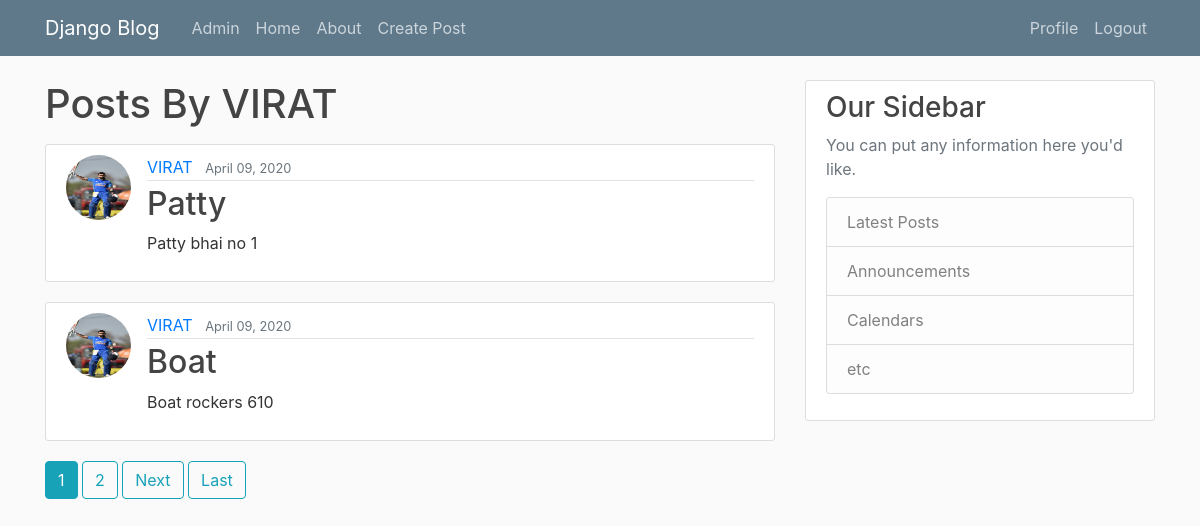
The page /blog/user/VIRAT (signed in) on the database its author committed.
### blog/models.py (models this page shows, shortened)
class Post(models.Model):
    title = models.CharField(max_length=100)
    content= models.TextField()
    date_posted = models.DateTimeField(default=timezone.now)   #auto_now_add=True but this limits us from updating value ofthis date_posted
    author = models.ForeignKey(User,on_delete=models.CASCADE)  #If user is deleted then this post will be deleted as well

### users/models.py (models this page shows, shortened)
class profile(models.Model):
    user=models.OneToOneField(User,on_delete=models.CASCADE)
    image=models.ImageField(default='default.jpg',upload_to="profile_pics")

### blog/views.py (the view)
# urls.py: path('user/<str:username>', views.user_post_list_view.as_view(),name="user-posts"),
class user_post_list_view(ListView):
    model=models.Post
    template_name="blog/user_post.html" #app/model_viewtype.html
    context_object_name='posts'
    ordering=['-date_posted']
    paginate_by=2
    def get_queryset(self):
        user=get_object_or_404(User,username=self.kwargs.get('username'))
        return models.Post.objects.filter(author=user).order_by("-date_posted")

### blog/templates/blog/user_post.html (shortened to what this page needs)
{% extends "blog/base.html" %}
{% block content %}
    <h1 class="mb-3">Posts By {{ view.kwargs.username }}</h1>
    {% for post in posts %}
        <article class="media content-section">
          <img class="rounded-circle article-img" src="{{post.author.profile.image.url}}">
            <div class="media-body">
              <div class="article-metadata">
                <a class="mr-2" href="{% url 'user-posts' post.author.username %}">{{ post.author }}</a>
                <small class="text-muted">{{ post.date_posted|date:"F d, Y" }}</small>
              </div>
              <h2><a class="article-title" href="{% url 'post-detail' post.id %}">{{ post.title }}</a></h2>
              <p class="article-content">{{ post.content }}</p>
            </div>
          </article>
    {% endfor %}
    {% if is_paginated %}
    {% for num in page_obj.paginator.page_range %}
      {% if page_obj.number == num %}
        <a class="btn btn-info mb-4" href="?page={{ num }}">{{ num }}</a>
      {% elif num > page_obj.number|add:'-3' and num < page_obj.number|add:'3' %}
        <a class="btn btn-outline-info mb-4" href="?page={{ num }}">{{ num }}</a>
      {% endif %}
    {% endfor %}
    {% if page_obj.has_next %}
      <a class="btn btn-outline-info mb-4" href="?page={{ page_obj.next_page_number }}">Next</a>
      <a class="btn btn-outline-info mb-4" href="?page={{ page_obj.paginator.num_pages }}">Last</a>
    {% endif %}
  {% endif %}
{% endblock content %}

### blog/static/blog/main.css (style rules this page uses)
body { background: #fafafa; color: #333333; margin-top: 5rem; }
h1, h2, h3, h4, h5, h6 { color: #444444; }
.content-section { background: #ffffff; padding: 10px 20px; border: 1px solid #dddddd; border-radius: 3px; margin-bottom: 20px; }
.article-title { color: #444444; }
.article-content { white-space: pre-line; }
.article-img { height: 65px; width: 65px; margin-right: 16px; }
.article-metadata { padding-bottom: 1px; margin-bottom: 4px; border-bottom: 1px solid #e3e3e3 }

### rows shown on the page
Post: author.profile.image (picture), author "VIRAT", date_posted "April 09, 2020", title "Patty", content "Patty bhai no 1"
Post: author.profile.image (picture), author "VIRAT", date_posted "April 09, 2020", title "Boat", content "Boat rockers 610"

### other values the page prints
{{ view.kwargs.username }} "VIRAT"
{{ num }} "1"
{{ num }} "2"
